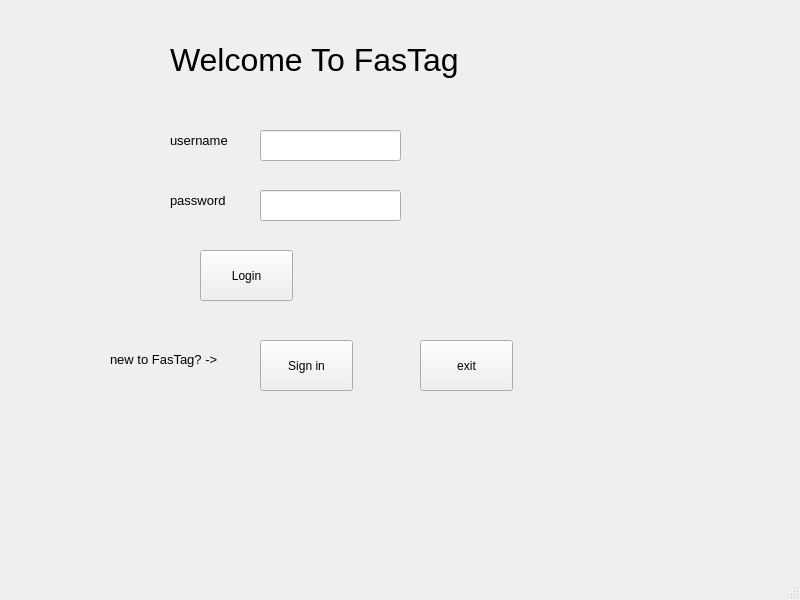
<?xml version="1.0" encoding="UTF-8"?>
<ui version="4.0">
 <class>MainWindow</class>
 <widget class="QMainWindow" name="MainWindow">
  <property name="geometry">
   <rect>
    <x>0</x>
    <y>0</y>
    <width>800</width>
    <height>600</height>
   </rect>
  </property>
  <property name="windowTitle">
   <string>MainWindow</string>
  </property>
  <widget class="QWidget" name="centralwidget">
   <widget class="QLineEdit" name="lineEdit">
    <property name="geometry">
     <rect>
      <x>260</x>
      <y>130</y>
      <width>141</width>
      <height>31</height>
     </rect>
    </property>
   </widget>
   <widget class="QLineEdit" name="lineEdit_2">
    <property name="geometry">
     <rect>
      <x>260</x>
      <y>190</y>
      <width>141</width>
      <height>31</height>
     </rect>
    </property>
   </widget>
   <widget class="QLabel" name="label">
    <property name="geometry">
     <rect>
      <x>170</x>
      <y>10</y>
      <width>581</width>
      <height>101</height>
     </rect>
    </property>
    <property name="text">
     <string>&lt;html&gt;&lt;head/&gt;&lt;body&gt;&lt;p&gt;&lt;span style=&quot; font-size:24pt;&quot;&gt;Welcome To FasTag&lt;/span&gt;&lt;/p&gt;&lt;/body&gt;&lt;/html&gt;</string>
    </property>
   </widget>
   <widget class="QLabel" name="label_2">
    <property name="geometry">
     <rect>
      <x>170</x>
      <y>130</y>
      <width>81</width>
      <height>21</height>
     </rect>
    </property>
    <property name="text">
     <string>&lt;html&gt;&lt;head/&gt;&lt;body&gt;&lt;p&gt;&lt;span style=&quot; font-size:10pt;&quot;&gt;username&lt;/span&gt;&lt;/p&gt;&lt;/body&gt;&lt;/html&gt;</string>
    </property>
   </widget>
   <widget class="QLabel" name="label_3">
    <property name="geometry">
     <rect>
      <x>170</x>
      <y>190</y>
      <width>81</width>
      <height>21</height>
     </rect>
    </property>
    <property name="text">
     <string>&lt;html&gt;&lt;head/&gt;&lt;body&gt;&lt;p&gt;&lt;span style=&quot; font-size:10pt;&quot;&gt;password&lt;/span&gt;&lt;/p&gt;&lt;/body&gt;&lt;/html&gt;</string>
    </property>
   </widget>
   <widget class="QPushButton" name="pushButton">
    <property name="geometry">
     <rect>
      <x>200</x>
      <y>250</y>
      <width>93</width>
      <height>51</height>
     </rect>
    </property>
    <property name="text">
     <string>Login</string>
    </property>
   </widget>
   <widget class="QPushButton" name="pushButton_2">
    <property name="geometry">
     <rect>
      <x>260</x>
      <y>340</y>
      <width>93</width>
      <height>51</height>
     </rect>
    </property>
    <property name="text">
     <string>Sign in</string>
    </property>
   </widget>
   <widget class="QPushButton" name="pushButton_3">
    <property name="geometry">
     <rect>
      <x>420</x>
      <y>340</y>
      <width>93</width>
      <height>51</height>
     </rect>
    </property>
    <property name="text">
     <string>exit</string>
    </property>
   </widget>
   <widget class="QLabel" name="label_4">
    <property name="geometry">
     <rect>
      <x>110</x>
      <y>350</y>
      <width>161</width>
      <height>20</height>
     </rect>
    </property>
    <property name="text">
     <string>&lt;html&gt;&lt;head/&gt;&lt;body&gt;&lt;p&gt;&lt;span style=&quot; font-size:10pt;&quot;&gt;new to FasTag? -&amp;gt;&lt;/span&gt;&lt;/p&gt;&lt;/body&gt;&lt;/html&gt;</string>
    </property>
   </widget>
  </widget>
  <widget class="QStatusBar" name="statusbar"/>
 </widget>
 <resources/>
 <connections/>
</ui>
